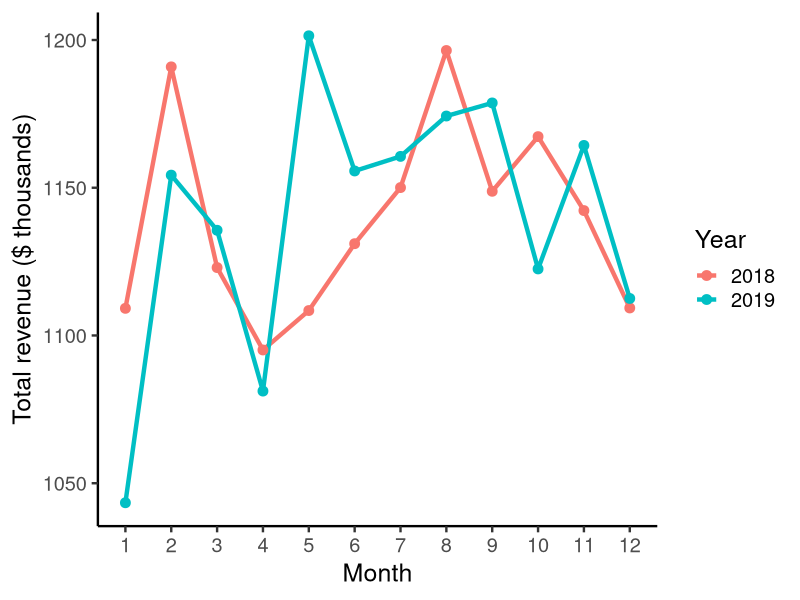
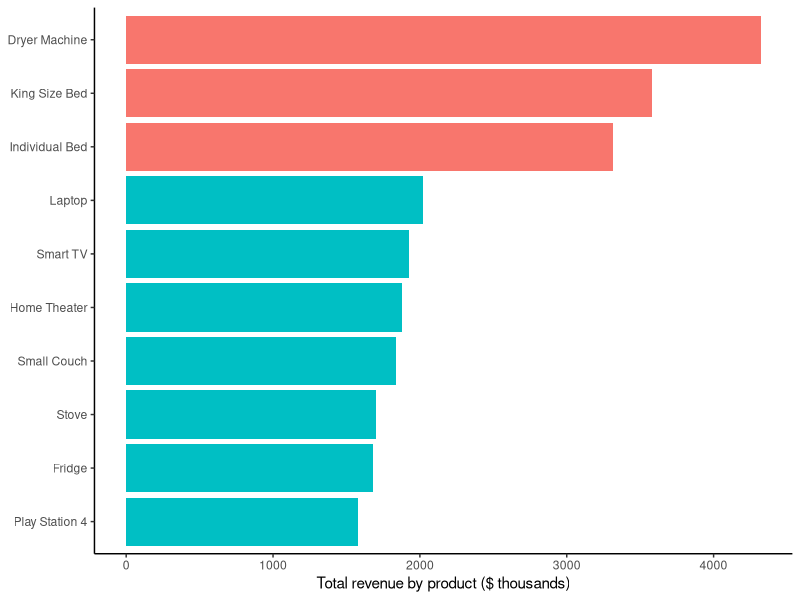

Write R code to recreate these figures, in order.
## ---- chunk 1
knitr::opts_chunk$set(echo = TRUE)
## ---- chunk 2
#These are the R packages used for the analysis.
library(readxl)
library(knitr)
library(ggplot2)
library(dplyr)
library(lubridate)
## ---- chunk 3
#Read database
data <- read_excel("Customer_Segmentation.xlsx")

#Head 5 first rows from database
kable(head(data,5),  caption="**Table 1.** First five rows from bank database.")

## ---- chunk 4
#Function to get percentage of missing values
NAporcent <- function(x, ndec=2){
  porcent=(sum(is.na(x))/length(x))*100
  p2 = round(porcent, digits=ndec)
}

#Look if there are missing values
sum(apply(data, 2, NAporcent))

#Check variables' nature
summary(data)
## ---- chunk 5
#Create TransactionDate
data$TransactionDate = ymd(paste0(data$Year,"-",data$Month,"-",data$Day))
class(data$TransactionDate) #check is date type

#Eliminate variables no longer necessary in the analysis
data_prepared <- data[ , -c(2, 3, 4, 6)]  
## ---- chunk 6
q1 <- data_prepared %>% group_by(year(TransactionDate), month(TransactionDate)) %>% summarize(total=sum(Unit_Product_Price*Quantity_Bought)) %>% rename(Year='year(TransactionDate)', Month='month(TransactionDate)', Total=total)

ggplot(q1, aes(x=factor(Month), y=(Total/1000), group=factor(Year), colour=factor(Year)))+geom_line(size=1.5)+ geom_point(size=3) +
  labs(y="Total revenue ($ thousands)", x="Month", colour="Year") +theme_classic(base_size = 18)
## ---- chunk 7
q3 <- data_prepared %>% group_by(Product_Name) %>% summarise(Total_Revenue_by_Product=sum(Unit_Product_Price*Quantity_Bought)/1000) %>% arrange(desc(Total_Revenue_by_Product)) %>% top_n(10)

ggplot(q3, aes(x=reorder(factor(Product_Name),Total_Revenue_by_Product), y=Total_Revenue_by_Product, fill = ifelse(Product_Name == c("Dryer Machine", "King Size Bed", "Individual Bed"), "Highlighted", "Normal") ))+geom_col()+theme_classic()+coord_flip()+theme(legend.position = "none", axis.title.y = element_blank())+
  labs(y="Total revenue by product ($ thousands)")
## ---- chunk 8
NOW=max(data_prepared$TransactionDate)
#The last transaction date is 2019-12-28, we will use this date to calculate Recency.

#Recency

recency <- data_prepared %>% group_by(Customer_Code) %>% summarise(Recency=(NOW-max(TransactionDate)))
